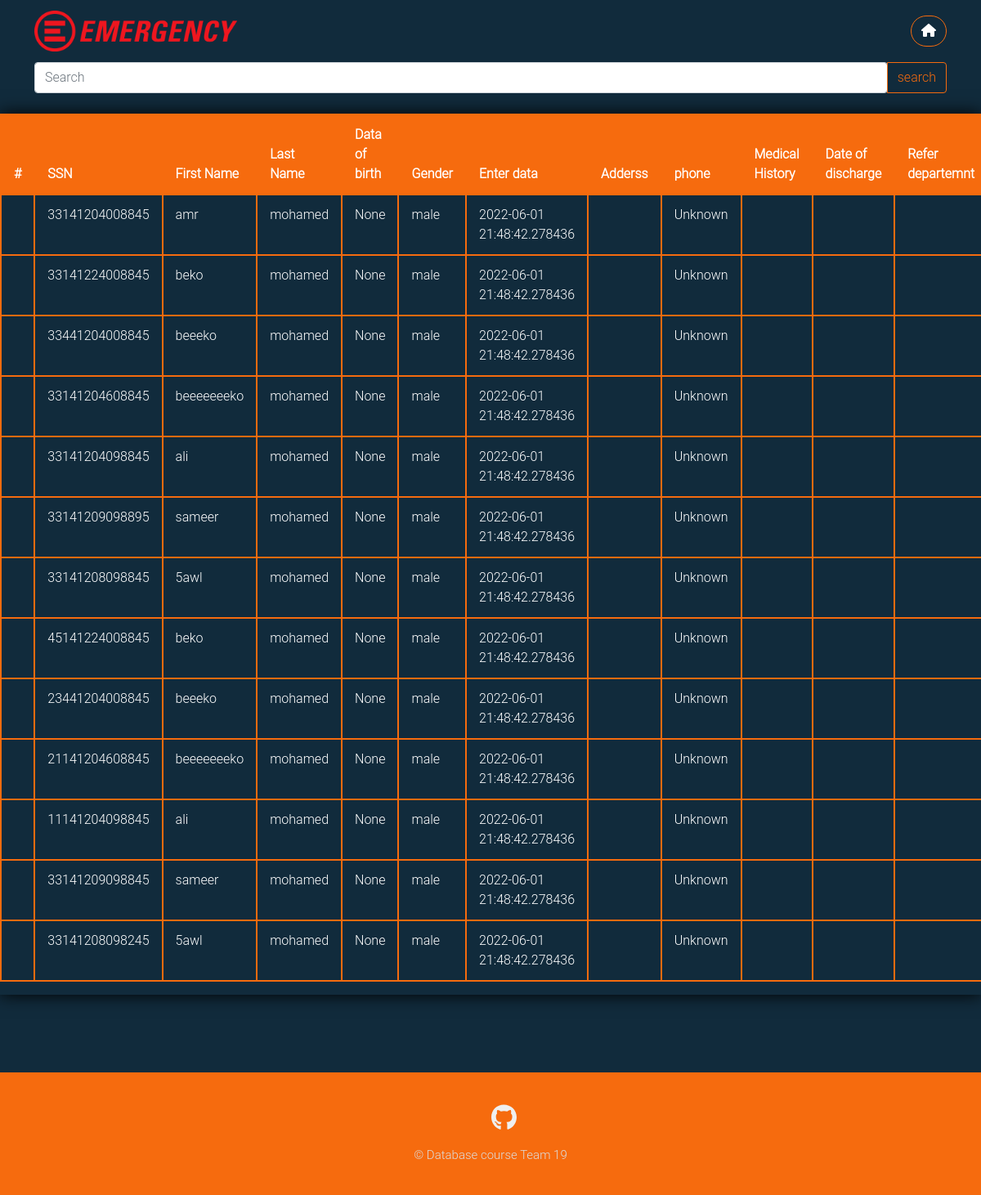
Page /patients_table on the committed database.
### emergencydebartment/models.py (models this page shows, shortened)
class User(db.Model, UserMixin):
    __tablename__ = 'user_table'
    id = db.Column(db.Integer, primary_key=True)
    ssn = db.Column(db.Integer, unique=True,nullable=False)
    Fname = db.Column(db.String(20),nullable=False)
    Sname = db.Column(db.String(20))
    Lname = db.Column(db.String(20),nullable=False)
    gender = db.Column(db.String(6),nullable=False)
    phone = db.Column(db.String(11), default='Unknown')
    address = db.Column(db.String(70), default='Unknown')
    birth_date = db.Column(db.DateTime)
    user_role = db.Column(db.String(15), nullable=False, default='Patient')
    password = db.Column(db.String(61),nullable=False)

class Patient(User):
    id = db.Column(db.Integer, db.ForeignKey('user_table.id'),primary_key=True)
    date =  db.Column(db.DateTime, default = datetime.utcnow)
    report = db.relationship('Report',  backref='patient', lazy=True, foreign_keys = 'Report.patient_id')
    email = db.Column(db.String(20),unique=True)

class User(db.Model, UserMixin):
    __tablename__ = 'user_table'
    id = db.Column(db.Integer, primary_key=True)
    ssn = db.Column(db.Integer, unique=True,nullable=False)
    Fname = db.Column(db.String(20),nullable=False)
    Sname = db.Column(db.String(20))
    Lname = db.Column(db.String(20),nullable=False)
    gender = db.Column(db.String(6),nullable=False)
    phone = db.Column(db.String(11), default='Unknown')
    address = db.Column(db.String(70), default='Unknown')
    birth_date = db.Column(db.DateTime)
    user_role = db.Column(db.String(15), nullable=False, default='Patient')
    password = db.Column(db.String(61),nullable=False)

### emergencydebartment/routes.py (the view)
@app.route("/patients_table")
def ptable():
    table = Patient.query.all()
    if request.method == 'POST':
        print('pri')
    return render_template('patients_table.html', table = table)

### emergencydebartment/templates/patients_table.html (shortened to what this page needs)
<!DOCTYPE html>
<html lang="en">
<head>
    <link rel="stylesheet" href="../static/styles/all.min.css">
    <link rel="stylesheet" href="../static/styles/bootstrap.min.css">
    <link rel="stylesheet" href="../static/styles/login.css">
    <link rel="stylesheet" href="../static/styles/table.css">
</head>
    <body>
        <nav class="navbar navbar-expand-lg sticky-top">
            <div class="container">
                <a class="navbar-brand" href="{{ url_for('home') }}">
                    <img src="../static/images/Emergency_(NGO)_logo.svg.png" alt="Emergency" height="50 px">
                </a>
                    <a href="{{ url_for('home') }}" class="log-out btn btn-primary rounded-pill main-btn ms-1"><i class="fa-solid fa-house"></i></a>
                </div>
        </nav>
        <div >
            <form method="POST" class="container search-field">
                <div class="input-group">
                    <input type="search" class="form-control rounded" placeholder="Search" aria-label="Search" aria-describedby="search-addon" />
                    <button type="button" class="btn btn-outline-primary">search</button>
                  </div>
            </form>
        </div>
        <div class="content">
                <div class="content-table ">
                    <div class="scrollme">
                        <table class="table table-bordered table-responsive">
                            <thead>
                                <tr >
                                    <th scope="col" >#</th>
                                    <th scope="col">SSN</th>
                                    <th scope="col">First Name</th>
                                    <th scope="col" >Last Name</th>
                                    <th scope="col" >Data of birth</th>
                                    <th scope="col" >Gender</th>
                                    <th scope="col" >Enter data</th>
                                    <th scope="col" >Adderss</th>
                                    <th scope="col" >phone</th>
                                    <th scope="col" >Medical History</th>
                                    <th scope="col" >Date of discharge</th>
                                    <th scope="col" >Refer departemnt</th>
                                </tr>
                            </thead>
                            <tbody>
                            {% for patient in table %}
                                <tr>
                                    <th scope="row"></th>
                                    <td>{{patient.ssn}}</td>
                                    <td>{{patient.Fname}}</td>
                                    <td>{{patient.Lname}}</td>
                                    <td>{{patient.birth_date}}</td>
                                    <td>{{patient.gender}}</td>
                                    <td>{{patient.date}}</td>
                                    <td>{{patient.adderss}}</td>
                                    <td>{{patient.phone}}</td>
                                    <td>{{patient.report.statement}}</td>
                                    <td>{{patient.report.date}}</td>
                                    <td>
                                    </td>
                                </tr>
                                {% endfor %}
                            </tbody>
                        </table>
                    </div>
                </div>
                    </div>
        <section class="foot">
            <footer>
                <ul class="social_icon">
                    <li><a href="#"><i class="fa-brands fa-github"></i></a></li>
                </ul>
                <p style="font-size: 15px; color: var(--gray-color)">&copy; Database course Team 19</p>
            </footer>
        </section>
    </body>
</html>

### emergencydebartment/static/styles/login.css (style rules this page uses)
:root { --blue-color: #112b3c; --orange-color: #f66b0e; --blue-off-color: #205375; --white-off-color: #efefef; --gray-color: #dddddd; }
html, body { height: 100%; font-family: "Roboto Light", sans-serif; background-color: var(--blue-color); }
.navbar { background-color: var(--blue-color); }
.navbar .log-out { background: none; border: solid 1px var(--orange-color); transition: 0.5s; margin-left: 10px; }
.foot { display: flex; justify-content: flex-end; align-items: flex-end; background: none; margin-top: 70px; }
footer { position: relative; width: 100%; background-color: var(--orange-color); height: 150px; padding: 30px 50px; display: flex; justify-content: center; align-items: center; flex-direction: column; }
footer .social_icon, footer .mn { position: relative; display: flex; justify-content: center; align-items: center; margin: 10px 0; flex-wrap: wrap; }
footer .social_icon li, footer .mn li { list-style: none; }
footer .social_icon li a { font-size: 2em; color: var(--white-off-color); margin: 0 10px; display: inline-block; transition: 0.5s; }
.search-field .input-group button { color: rgb(246, 107, 14); border: 1px solid rgb(246, 107, 14); }

### emergencydebartment/static/styles/table.css (style rules this page uses)
.content { min-height: 70vh; display: flex; align-items: center; justify-content: center; }
.content-table { border-collapse: collapse; margin: 25px 0; min-width: 400px; max-width: 1400px; min-height: 200px; box-shadow: 0 0 20px rgb(0, 0, 0.15); overflow-x: auto; }
.content-table thead tr { background-color: #f66b0e; color: white; text-align: left; font-weight: bold; border: 2px solid #f66b0e; }
.content-table th, .content-table td { padding: 12px 15px; color: white; border: 2px solid #f66b0e; }

### rows in the picture
Patient: ssn "33141204008845", Fname "amr", Lname "mohamed", birth_date "None", gender "male", date "2022-06-01 21:48:42.278436", phone "Unknown"
Patient: ssn "33141224008845", Fname "beko", Lname "mohamed", birth_date "None", gender "male", date "2022-06-01 21:48:42.278436", phone "Unknown"
Patient: ssn "33441204008845", Fname "beeeko", Lname "mohamed", birth_date "None", gender "male", date "2022-06-01 21:48:42.278436", phone "Unknown"
Patient: ssn "33141204608845", Fname "beeeeeeeko", Lname "mohamed", birth_date "None", gender "male", date "2022-06-01 21:48:42.278436", phone "Unknown"
Patient: ssn "33141204098845", Fname "ali", Lname "mohamed", birth_date "None", gender "male", date "2022-06-01 21:48:42.278436", phone "Unknown"
Patient: ssn "33141209098895", Fname "sameer", Lname "mohamed", birth_date "None", gender "male", date "2022-06-01 21:48:42.278436", phone "Unknown"
Patient: ssn "33141208098845", Fname "5awl", Lname "mohamed", birth_date "None", gender "male", date "2022-06-01 21:48:42.278436", phone "Unknown"
Patient: ssn "45141224008845", Fname "beko", Lname "mohamed", birth_date "None", gender "male", date "2022-06-01 21:48:42.278436", phone "Unknown"
Patient: ssn "23441204008845", Fname "beeeko", Lname "mohamed", birth_date "None", gender "male", date "2022-06-01 21:48:42.278436", phone "Unknown"
Patient: ssn "21141204608845", Fname "beeeeeeeko", Lname "mohamed", birth_date "None", gender "male", date "2022-06-01 21:48:42.278436", phone "Unknown"
Patient: ssn "11141204098845", Fname "ali", Lname "mohamed", birth_date "None", gender "male", date "2022-06-01 21:48:42.278436", phone "Unknown"
Patient: ssn "33141209098845", Fname "sameer", Lname "mohamed", birth_date "None", gender "male", date "2022-06-01 21:48:42.278436", phone "Unknown"
Patient: ssn "33141208098245", Fname "5awl", Lname "mohamed", birth_date "None", gender "male", date "2022-06-01 21:48:42.278436", phone "Unknown"
